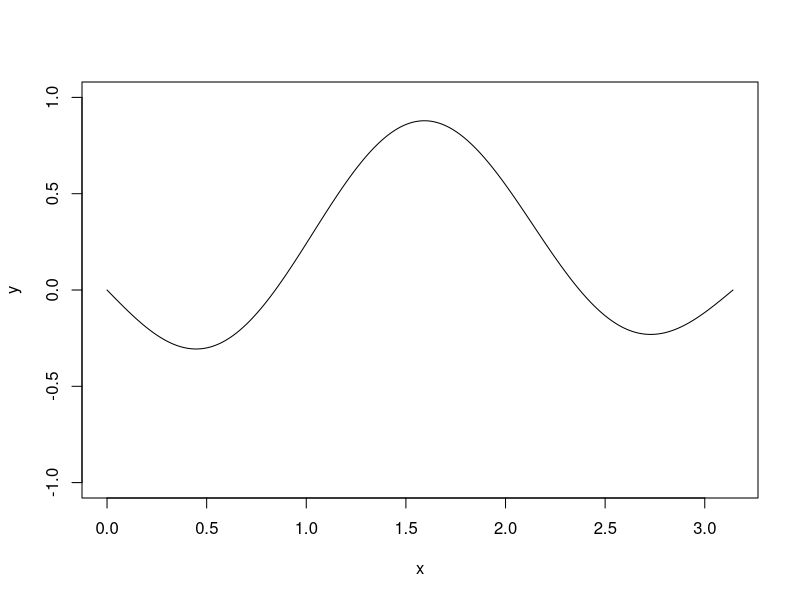
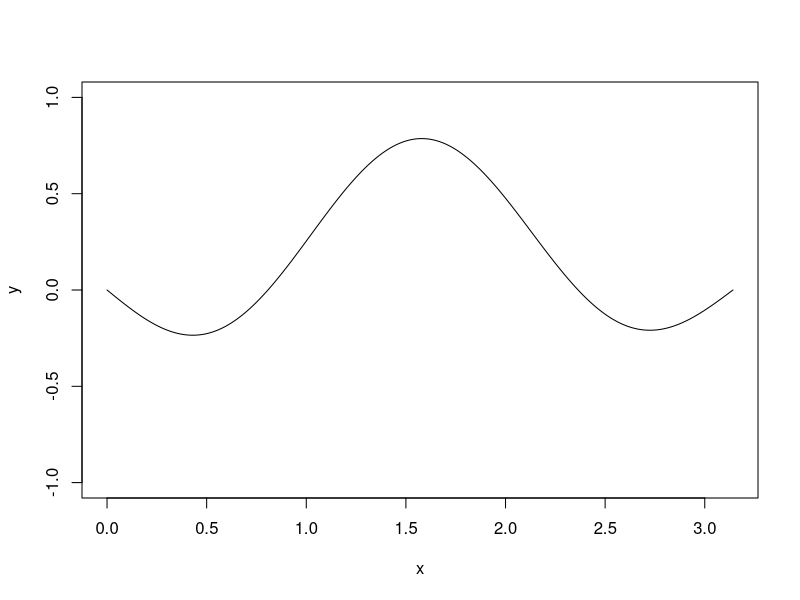
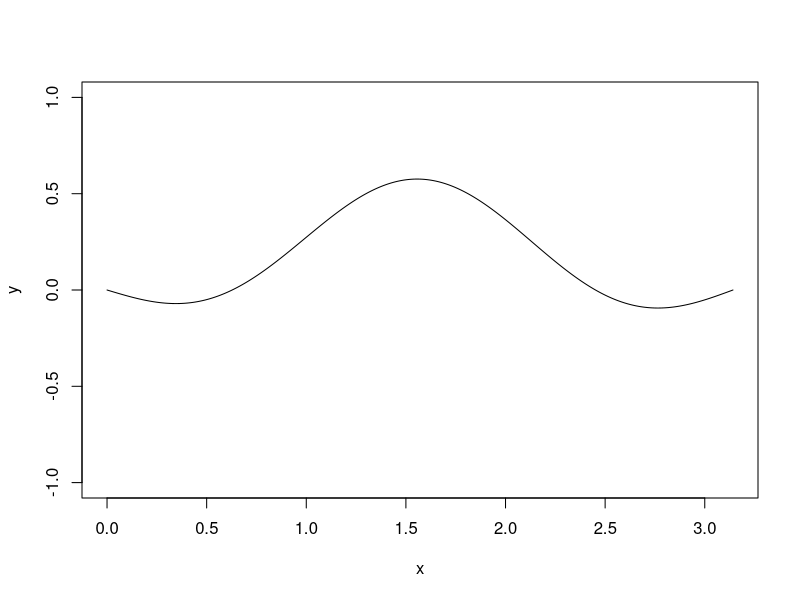
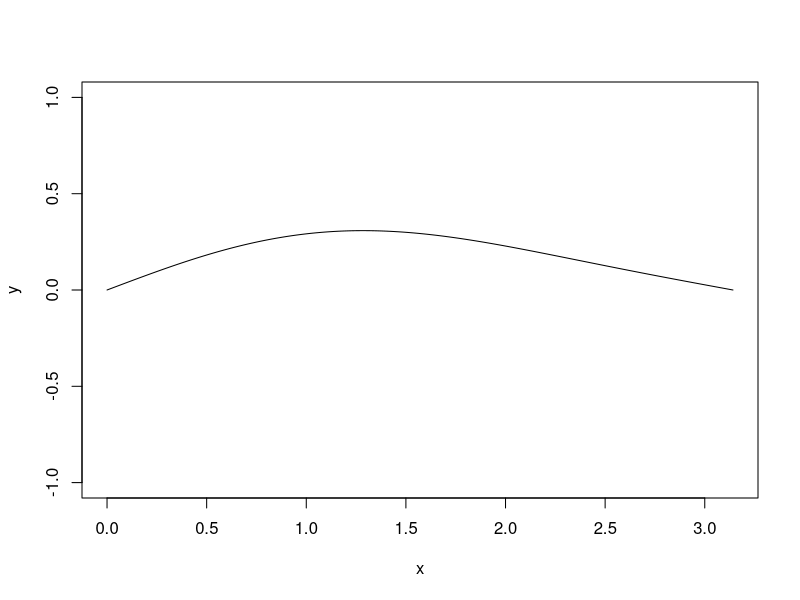
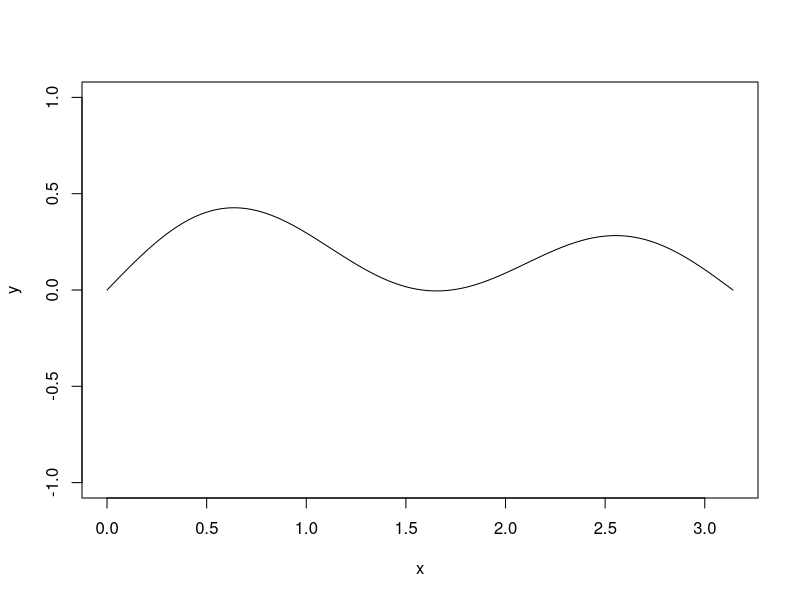
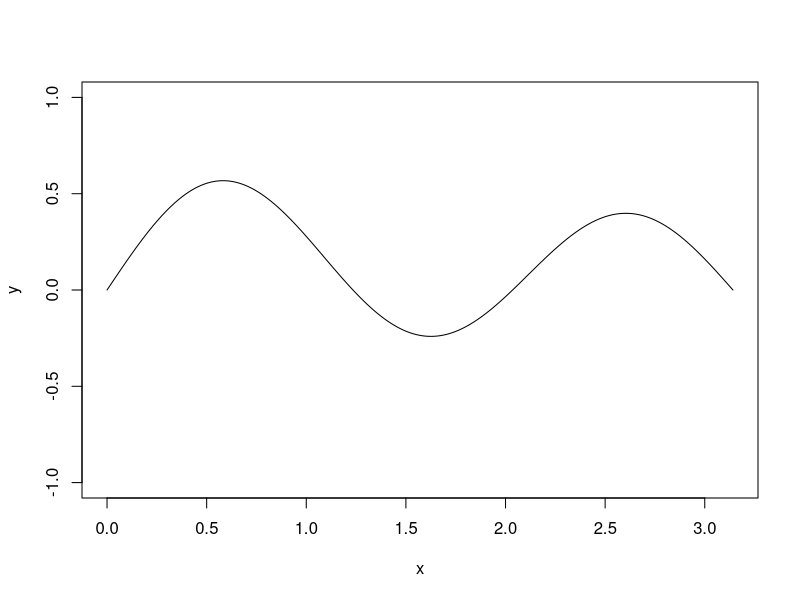
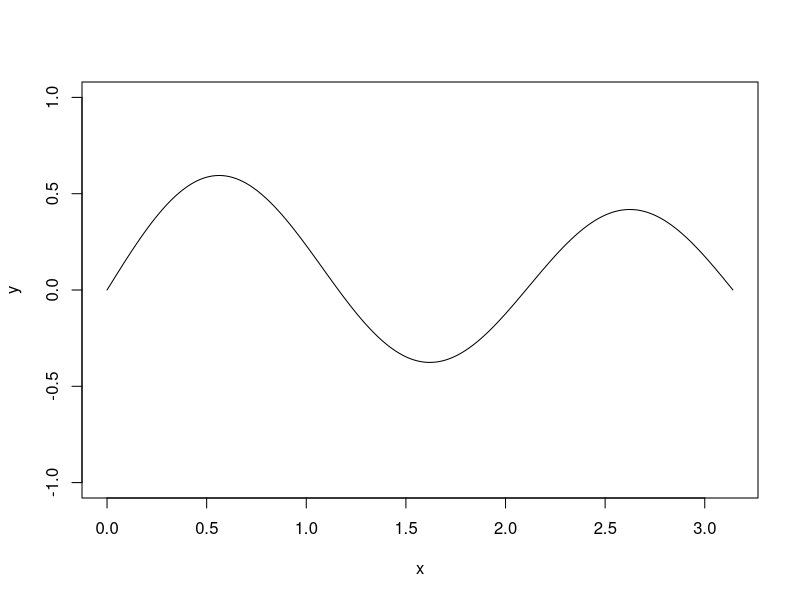
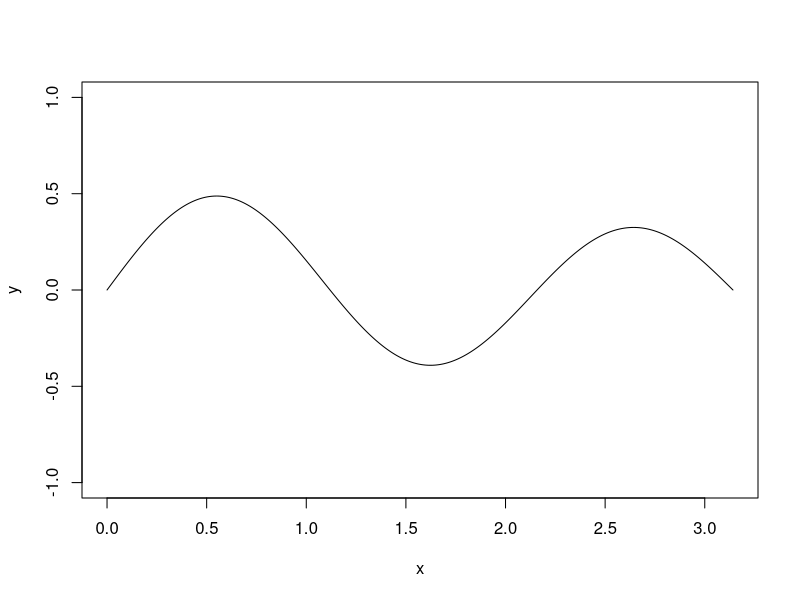

The R source for these figures, in order:
## ---- chunk 1
## This uses gifski
## install.packages('gifski', repos = c('https://r-rust.r-universe.dev', 'https://cloud.r-project.org'))
## https://r-rust.r-universe.dev/gifski

a1 = c(0.1,0.1,0.8)
a2 = c(0.1,0.8,0.1)
a3 = c(0.8,0.1,0.1)
a4 = c(0.45,0.45,0.1)
a5 = c(0.45,0.1,0.45)
a6 = c(0.1,0.45,0.45)

A = list(a1,a2,a3,a4,a5,a6)
for(i in 1:length(A)){
  xy = sample((-4):4,2)/100
  a = A[[i]]
  A[[i]] = c(a[1]+xy[1],a[2]+xy[2],a[3]-xy[1]-xy[2])
}

P = list()

for(i in 1:length(A)){
  p = round(runif(3,0,2*pi),2)
  P[[i]] = p
}

ord = sample(1:6)
wc = sample(1:6,1)

sol=paste0(1*(ord==wc),collapse="")
wcn = (1:6)[ord==wc]

## ---- chunk 2
n = 36
t = seq(0,2*pi-2*pi/n,length.out=n)
x = seq(0,pi,length.out=1000)
for(i in 1:length(t)){
  plot(x,A[[wc]][1]*sin(x)*cos(t[i]+P[[wc]][1])+
         A[[wc]][2]*sin(2*x)*cos(2*t[i]+P[[wc]][2])+
         A[[wc]][3]*sin(3*x)*cos(3*t[i]+P[[wc]][3]),
       xlim=c(0,pi),
       ylim=c(-1,1),
       type="l",
       ylab="y",
       xlab="x")
  #text(2,1,paste0("t=",round(t[i],1)))
}
